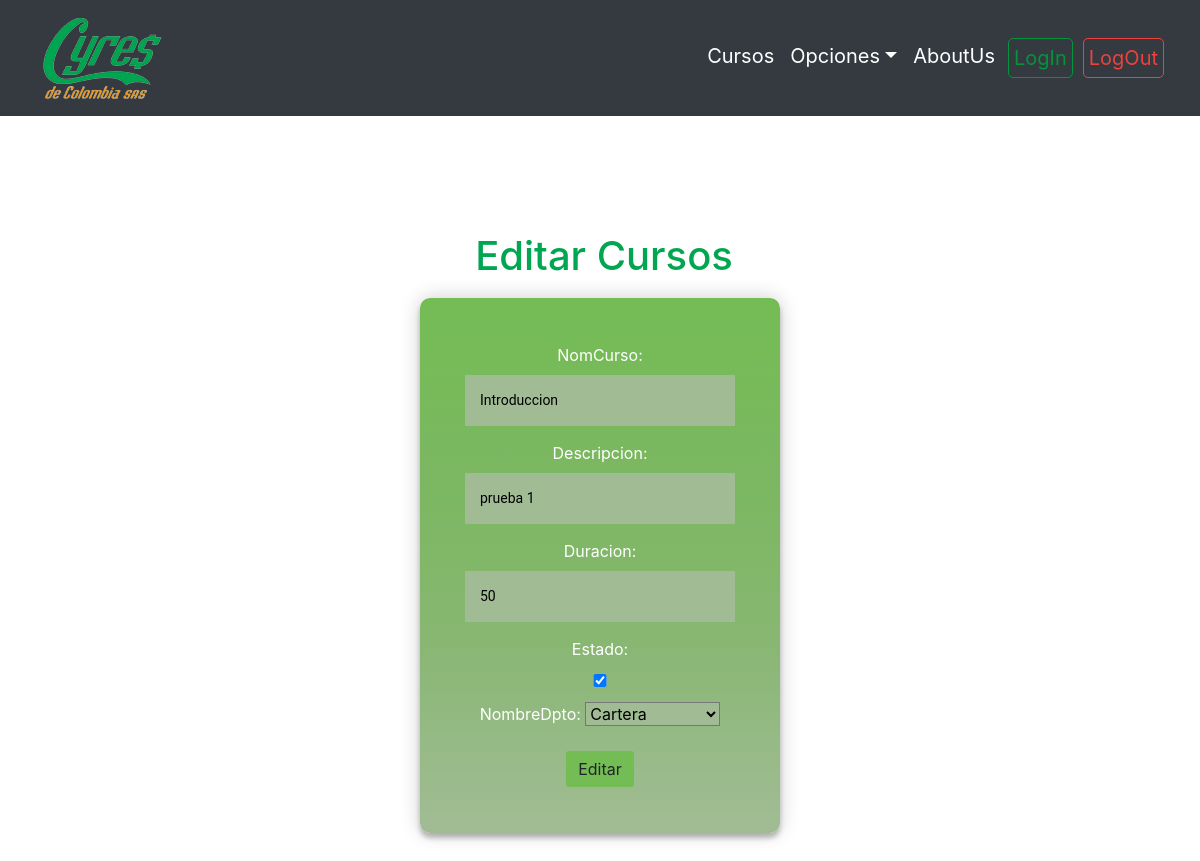
/editar/12/, run on an earlier commit of the app's database.
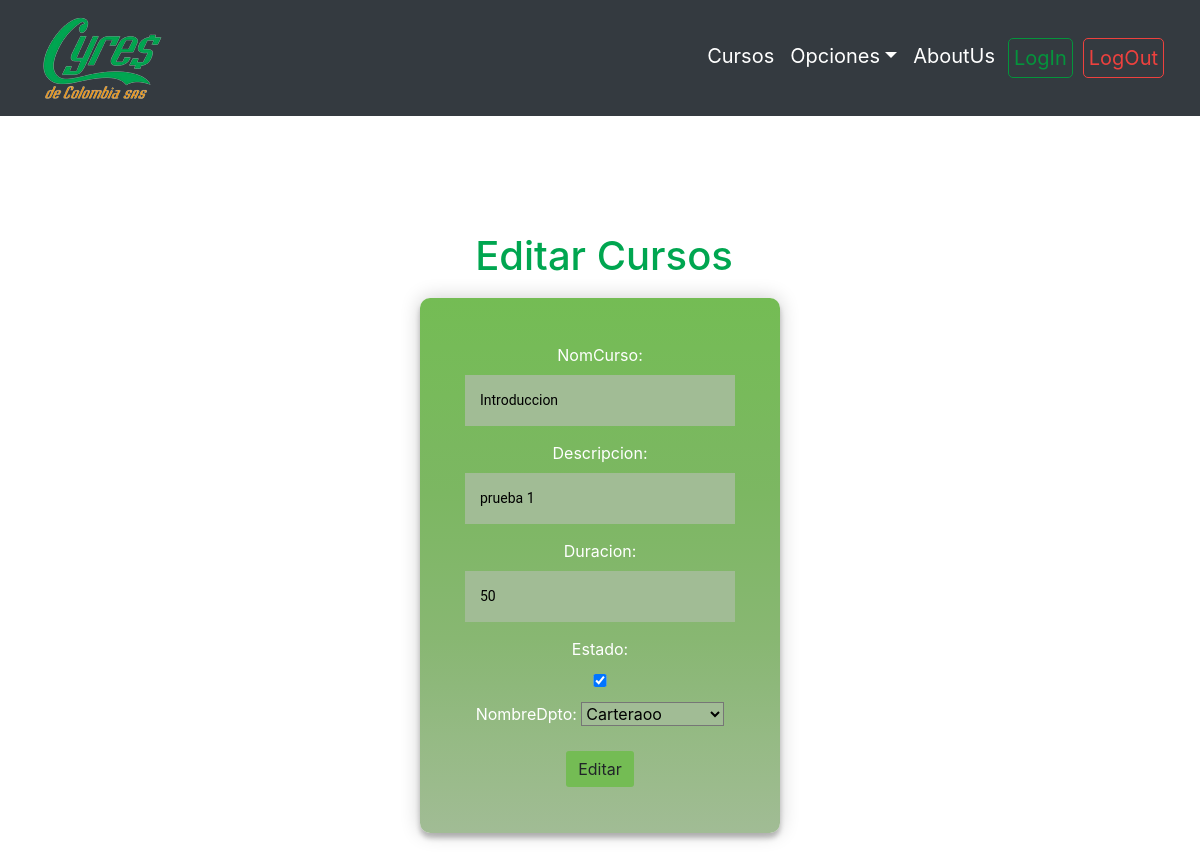
And on a later commit of the database.
### contenido/models.py (models this page shows)
class Dpto(models.Model):
    nombreDpto=models.CharField(max_length=100)
    def __str__(self):
        return self.nombreDpto

### contenido/views.py (the view)
# urls.py: path('editar/<int:curso_id>/', views.editar,name="editar"),
def editar(request,curso_id):
    Curso=gestionCursos.objects.get(id=curso_id)
    if request.method=="POST":
        form=agregarCurso(request.POST, instance=Curso)
        if form.is_valid():
            form.save()
        return redirect("home")
    else:
        form=agregarCurso(instance=Curso)
    context={"form":form}
    return render(request,"editar.html",context)

### contenido/forms.py
class agregarCurso(forms.ModelForm):
    class Meta:
        model= gestionCursos
        fields=('nomCurso','descripcion','duracion','estado','nombreDpto')

### contenido/Templates/editar.html (shortened to what this page needs)
{% extends 'layout.html' %}
{% load static %}
{% block content %}
<link rel="stylesheet" type="text/css"  href=" {% static 'css/agregar.css' %}">
<link rel="stylesheet" href="https://cdn.jsdelivr.net/npm/bootstrap@4.3.1/dist/css/bootstrap.min.css"
>
<div class="login-page">
    <h1>Editar Cursos</h1>
        <div class="form">
            <form method="post">
                <div class="form-group">
                    {{ form }}
                </div>
                <button type="submit" class="btn third">Editar</button>
            </form>
        </div>
    </div>
{% endblock %}

What changed in the data, as far as the page shows it:
changed Dpto: nombreDpto "Cartera" → "Carteraoo"
